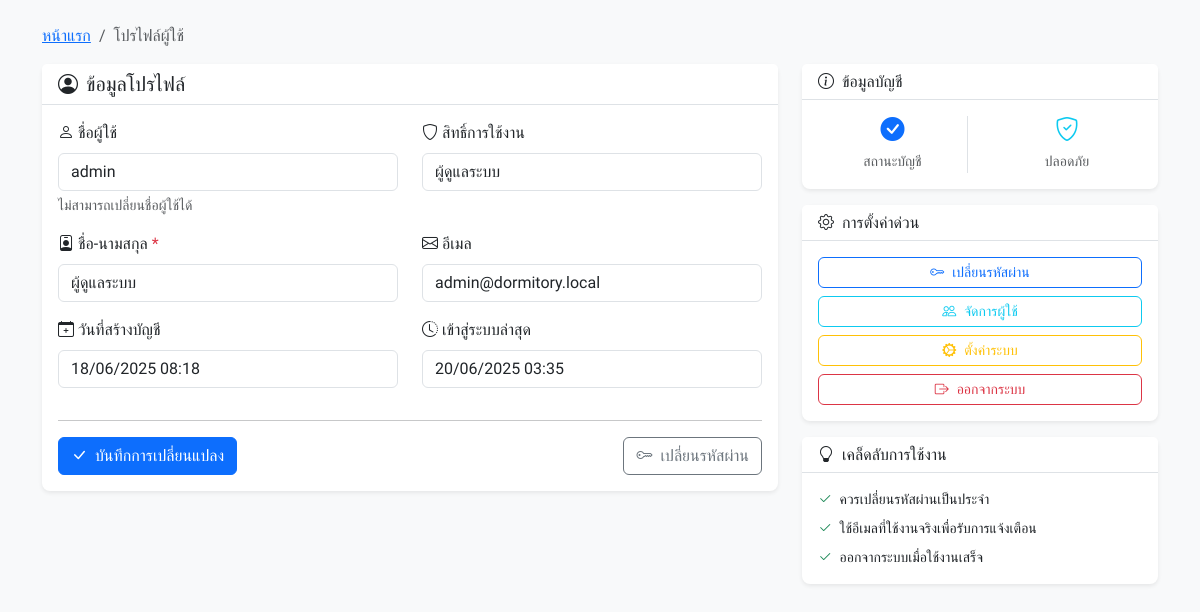
Before: /profile.php (signed in) with the older database file.
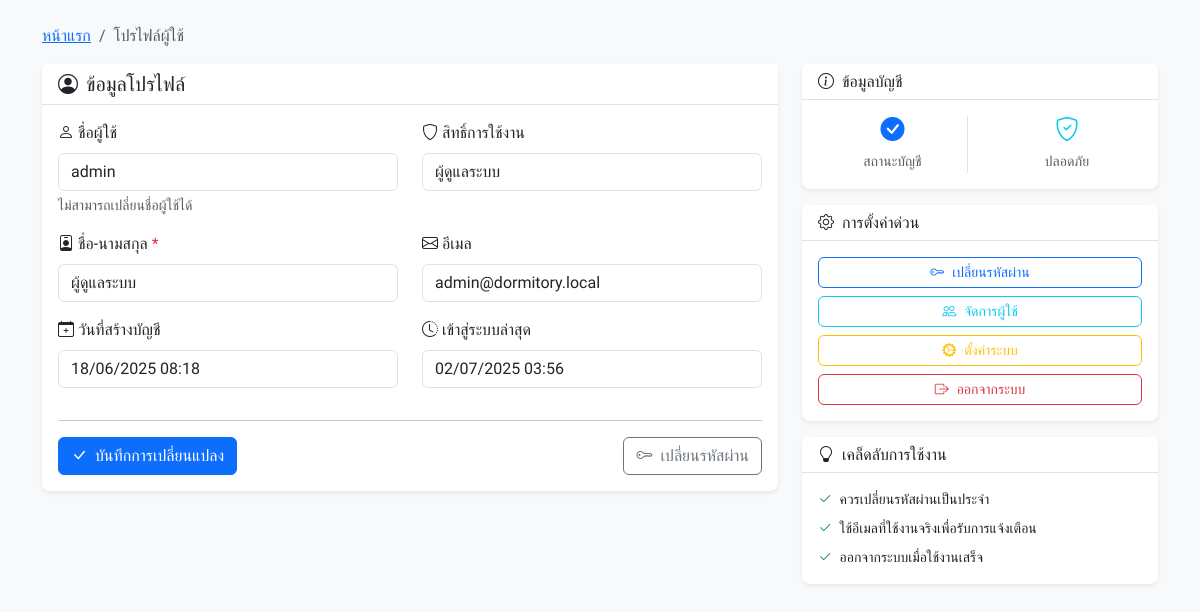
After: the same page with the newer database file.
### tables this page shows
CREATE TABLE `users` (
  `user_id` int(11) NOT NULL,
  `username` varchar(50) NOT NULL,
  `password_hash` varchar(255) NOT NULL,
  `full_name` varchar(100) NOT NULL,
  `email` varchar(100) DEFAULT NULL,
  `user_role` enum('admin','staff') DEFAULT 'staff',
  `is_active` tinyint(1) DEFAULT 1,
  `last_login` timestamp NULL DEFAULT NULL,
  `created_at` timestamp NOT NULL DEFAULT current_timestamp()
);

### profile.php (the view, shortened to what the changed rows need)
<?php
require_once 'auth_check.php';
require_once 'config.php';
try {
    $stmt = $pdo->prepare("SELECT * FROM users WHERE user_id = ?");
    $stmt->execute([$_SESSION['user_id']]);
    $user = $stmt->fetch();
} catch(PDOException $e) {
    $error_message = 'เกิดข้อผิดพลาดในการโหลดข้อมูล';
}
include 'includes/header.php';
?>
<div class="container mt-4">
    <div class="row">
        <div class="col-md-8">
            <div class="card">
                <div class="card-body">
                    <form method="POST" action="">
                        <div class="row">
                            <div class="col-md-6">
                                <div class="mb-3">
                                    <label for="username" class="form-label">
                                        <i class="bi bi-person me-1"></i>ชื่อผู้ใช้
                                    </label>
                                    <input type="text" class="form-control" id="username"
                                           value="<?php echo htmlspecialchars($user['username']); ?>"
                                           readonly>
                                    <div class="form-text">ไม่สามารถเปลี่ยนชื่อผู้ใช้ได้</div>
                                </div>
                            </div>
                            <div class="col-md-6">
                                <div class="mb-3">
                                    <label for="user_role" class="form-label">
                                        <i class="bi bi-shield me-1"></i>สิทธิ์การใช้งาน
                                    </label>
                                    <input type="text" class="form-control" id="user_role"
                                           value="<?php echo $user['user_role'] === 'admin' ? 'ผู้ดูแลระบบ' : 'เจ้าหน้าที่'; ?>"
                                           readonly>
                                </div>
                            </div>
                        </div>
                        <div class="row">
                            <div class="col-md-6">
                                <div class="mb-3">
                                    <label for="full_name" class="form-label">
                                        <i class="bi bi-person-badge me-1"></i>ชื่อ-นามสกุล <span class="text-danger">*</span>
                                    </label>
                                    <input type="text" class="form-control" id="full_name" name="full_name"
                                           value="<?php echo htmlspecialchars($user['full_name'] ?? ''); ?>"
                                           required maxlength="100">
                                </div>
                            </div>
                            <div class="col-md-6">
                                <div class="mb-3">
                                    <label for="email" class="form-label">
                                        <i class="bi bi-envelope me-1"></i>อีเมล
                                    </label>
                                    <input type="email" class="form-control" id="email" name="email"
                                           value="<?php echo htmlspecialchars($user['email'] ?? ''); ?>"
                                           maxlength="100">
                                </div>
                            </div>
                        </div>
                        <div class="row">
                            <div class="col-md-6">
                                <div class="mb-3">
                                    <label class="form-label">
                                        <i class="bi bi-calendar-plus me-1"></i>วันที่สร้างบัญชี
                                    </label>
                                    <input type="text" class="form-control"
                                           value="<?php echo date('d/m/Y H:i', strtotime($user['created_at'])); ?>"
                                           readonly>
                                </div>
                            </div>
                            <div class="col-md-6">
                                <div class="mb-3">
                                    <label class="form-label">
                                        <i class="bi bi-clock-history me-1"></i>เข้าสู่ระบบล่าสุด
                                    </label>
                                    <input type="text" class="form-control"
                                           value="<?php echo $user['last_login'] ? date('d/m/Y H:i', strtotime($user['last_login'])) : 'ยังไม่เคยเข้าสู่ระบบ'; ?>"
                                           readonly>
                                </div>
                            </div>
                        </div>
                    </form>
                </div>
            </div>
        </div>
    </div>
</div>
<?php include 'includes/footer.php'; ?>

Changed rows visible on the page:
changed users "admin": last_login "20/06/2025 03:35" → "02/07/2025 03:56"
